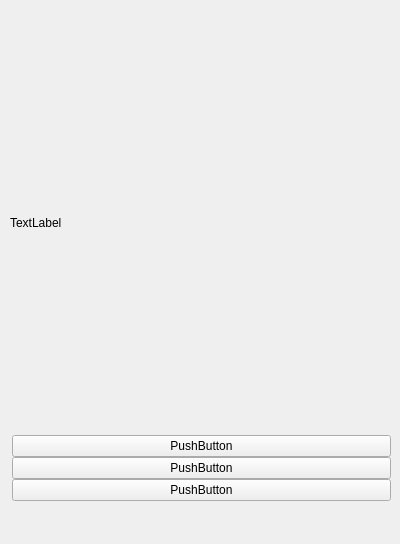
<?xml version="1.0" encoding="UTF-8"?>
<ui version="4.0">
 <class>MainWindow</class>
 <widget class="QMainWindow" name="MainWindow">
  <property name="geometry">
   <rect>
    <x>0</x>
    <y>0</y>
    <width>400</width>
    <height>544</height>
   </rect>
  </property>
  <property name="sizePolicy">
   <sizepolicy hsizetype="Fixed" vsizetype="Fixed">
    <horstretch>0</horstretch>
    <verstretch>0</verstretch>
   </sizepolicy>
  </property>
  <property name="windowTitle">
   <string>MotherBear</string>
  </property>
  <property name="animated">
   <bool>false</bool>
  </property>
  <widget class="QWidget" name="centralwidget">
   <property name="enabled">
    <bool>true</bool>
   </property>
   <widget class="QStackedWidget" name="stackedWidget">
    <property name="geometry">
     <rect>
      <x>0</x>
      <y>10</y>
      <width>391</width>
      <height>491</height>
     </rect>
    </property>
    <property name="sizePolicy">
     <sizepolicy hsizetype="Expanding" vsizetype="Expanding">
      <horstretch>0</horstretch>
      <verstretch>0</verstretch>
     </sizepolicy>
    </property>
    <widget class="QWidget" name="page">
     <widget class="QWidget" name="gridLayoutWidget">
      <property name="geometry">
       <rect>
        <x>10</x>
        <y>0</y>
        <width>381</width>
        <height>491</height>
       </rect>
      </property>
      <layout class="QGridLayout" name="gridLayout">
       <property name="spacing">
        <number>0</number>
       </property>
       <item row="0" column="0">
        <layout class="QVBoxLayout" name="verticalLayout">
         <item>
          <widget class="QLabel" name="label_2">
           <property name="text">
            <string>TextLabel</string>
           </property>
          </widget>
         </item>
         <item>
          <layout class="QVBoxLayout" name="verticalLayout_2">
           <property name="leftMargin">
            <number>2</number>
           </property>
           <property name="rightMargin">
            <number>0</number>
           </property>
           <item>
            <widget class="QPushButton" name="NewProjectButton">
             <property name="text">
              <string>PushButton</string>
             </property>
            </widget>
           </item>
           <item>
            <widget class="QPushButton" name="LoadProjectButton">
             <property name="text">
              <string>PushButton</string>
             </property>
            </widget>
           </item>
           <item>
            <widget class="QPushButton" name="SettingsButton">
             <property name="text">
              <string>PushButton</string>
             </property>
            </widget>
           </item>
          </layout>
         </item>
        </layout>
       </item>
      </layout>
     </widget>
    </widget>
   </widget>
  </widget>
 </widget>
 <resources/>
 <connections/>
</ui>
